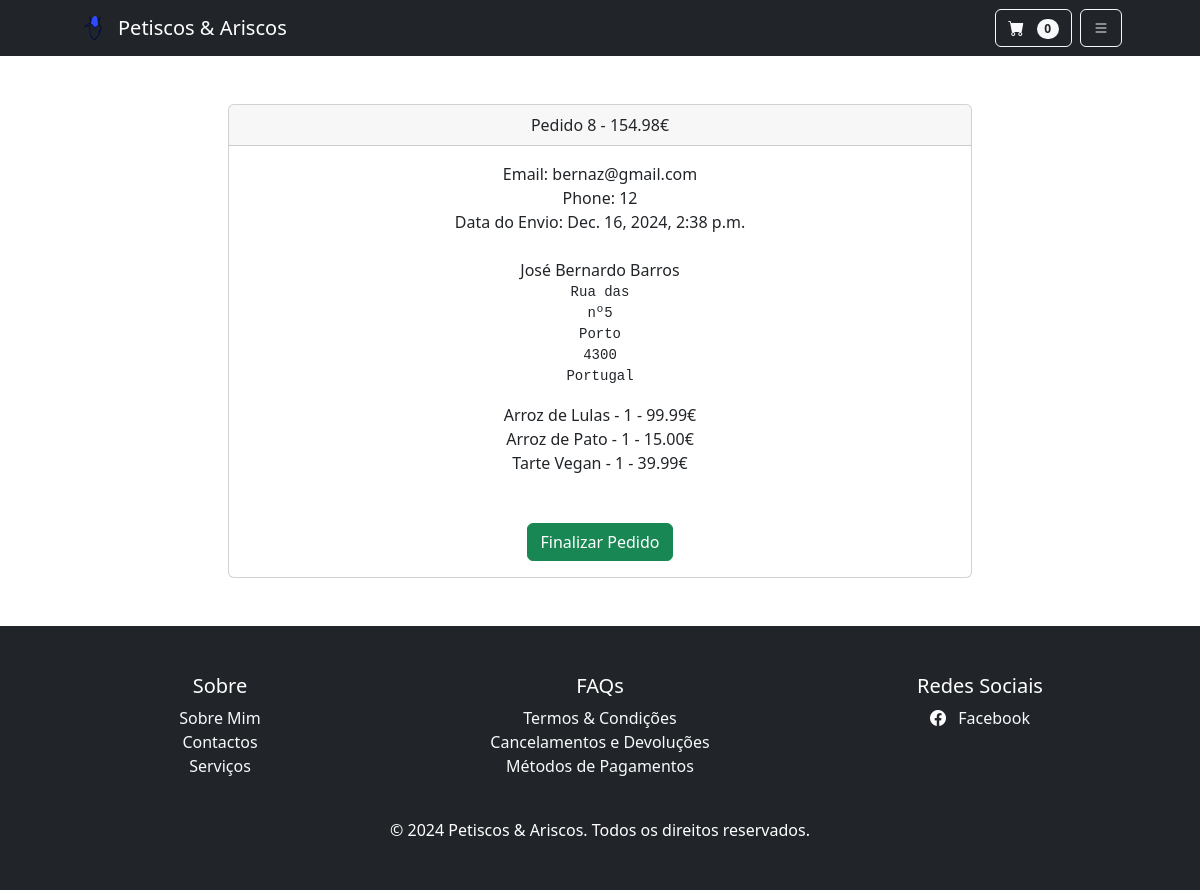
The page /pagamentos/pedidos/8 (signed in) on the database as committed earlier.
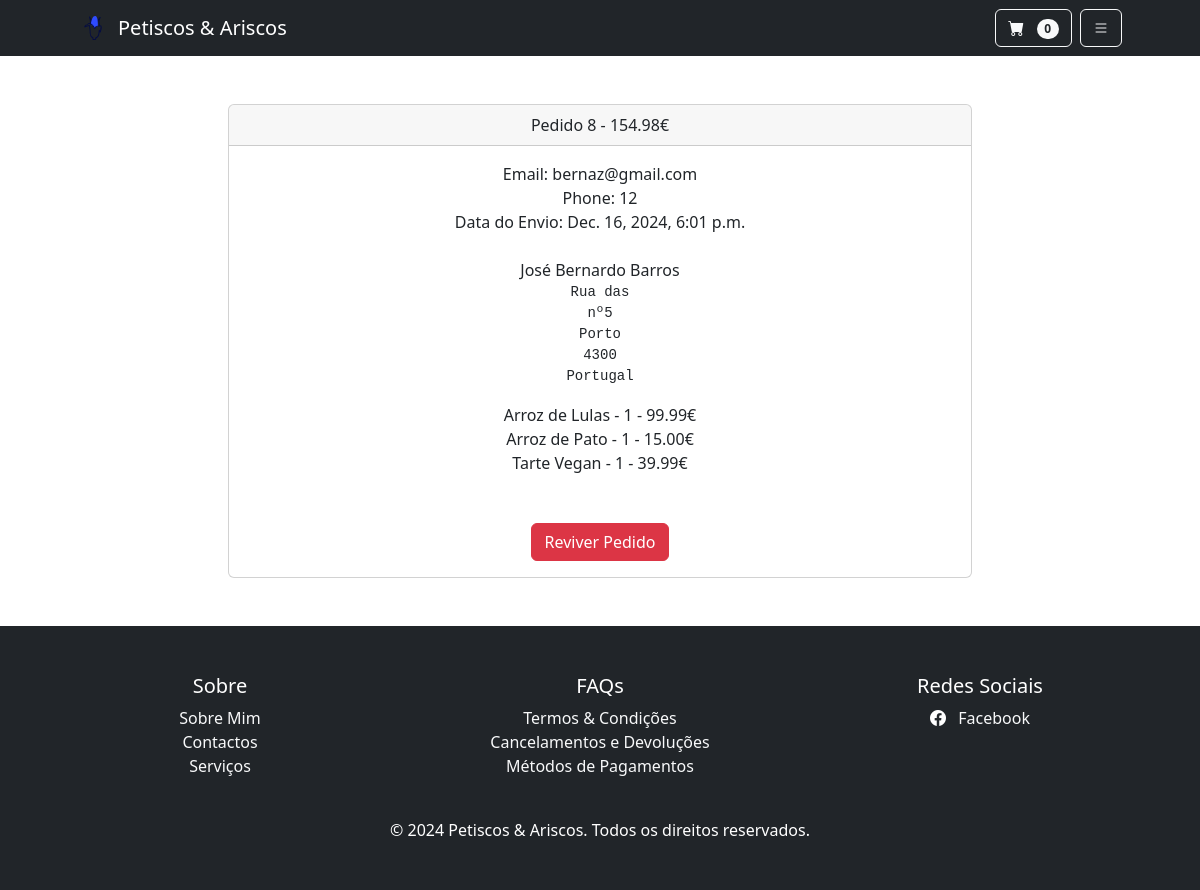
The same page on the database as committed later.
### pagamentos/models.py (models this page shows, shortened)
class Order(models.Model):
    user = models.ForeignKey(User, on_delete=models.CASCADE, null=True, blank=True)
    full_name = models.CharField(max_length=250)
    email = models.EmailField(max_length=250)
    shipping_address = models.TextField(max_length=1500)
    phone = models.CharField(max_length=200, null=True, blank=True)
    amount_paid = models.DecimalField(max_digits=10, decimal_places=2)
    date_ordered = models.DateTimeField(auto_now_add=True)
    shipped = models.BooleanField(default=False)
    date_shipped = models.DateTimeField(blank=True, null=True)

### pagamentos/views.py (the view, shortened to what this page needs)
# urls.py: path('pedidos/<int:pk>', views.orders, name='orders'),
def orders(request, pk):
    if request.user.is_authenticated and request.user.is_superuser:
        order = Order.objects.get(id=pk)
        items = OrderItem.objects.filter(order=pk)
        return render(request, 'payment/orders.html', {'order':order, 'items':items})
    else:
        messages.error(request, ("Acesso Negado!"))
        return redirect('home')

### carrinho/cart.py (called while the page is built)
	def __len__(self):
		return len(self.cart)

### carrinho/context_processors.py (called while the page is built)
def cart(request):
	return {'cart': Cart(request)}

### loja/models.py (called while the page is built)
	def __str__(self):
		return self.name

### pagamentos/templates/payment/orders.html (shortened to what this page needs)
{% extends 'base.html' %}
{% block content %}
        <div class="container">
            <div class="row">
                <center>
                    <div class="col-8">
                        <br/><br/>
                        <div class="card">
                            <div class="card-header">
                                Pedido {{ order.id }} - {{ order.amount_paid}}€
                            </div>
                            <div class="card-body">
                                Email: {{ order.email }}<br/>
                                Phone: {{ order.phone }}<br/>
                                {% if order.date_shipped %}
                                Data do Envio: {{ order.date_shipped }}
                                {% else %}
                                Data do Pedido: {{ order.date_ordered }}
                                {% endif %}
                                <br/><br/>
                                {{ order.full_name }}<br/>
                                <pre>{{ order.shipping_address }}</pre>
                                {% for item in items %}
                                    {{ item.product }} - {{ item.quantity }} - {{ item.price }}€<br/>
                                {% endfor %}
                                <br/><br/>
                                {% if not order.shipped %}
                                    <form method="POST">
                                        <button type="Submit" class="btn btn-success">Finalizar Pedido</button>
                                {% else %}
                                    <form method="POST">
                                        <button type="Submit" class="btn btn-danger">Reviver Pedido</button>
                                {% endif %}
                            </div>
                        </div>
                    </div>
                    <br/><br/>
                </center>
            </div>
        </div>
{% endblock %}

Rows that differ between the two databases and show on the page:
changed Order "bernaz@gmail.com": date_shipped "Dec. 16, 2024, 2:38 p.m." → "Dec. 16, 2024, 6:01 p.m."; shipped False → True (drawn)
Other text that changed with them:
text no longer shown: "Finalizar Pedido"
text now shown: "Reviver Pedido"
